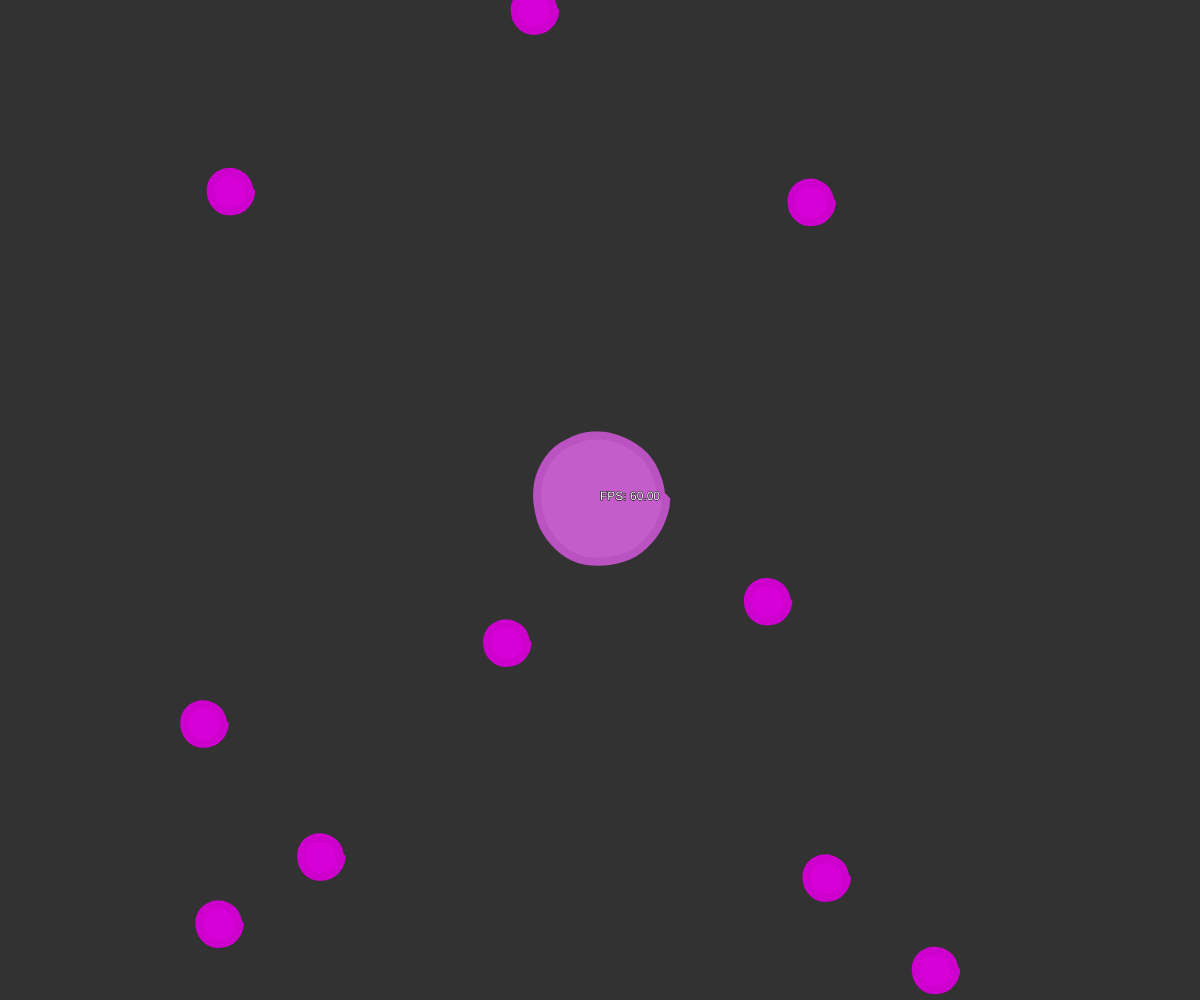
Frame 1 (no input)
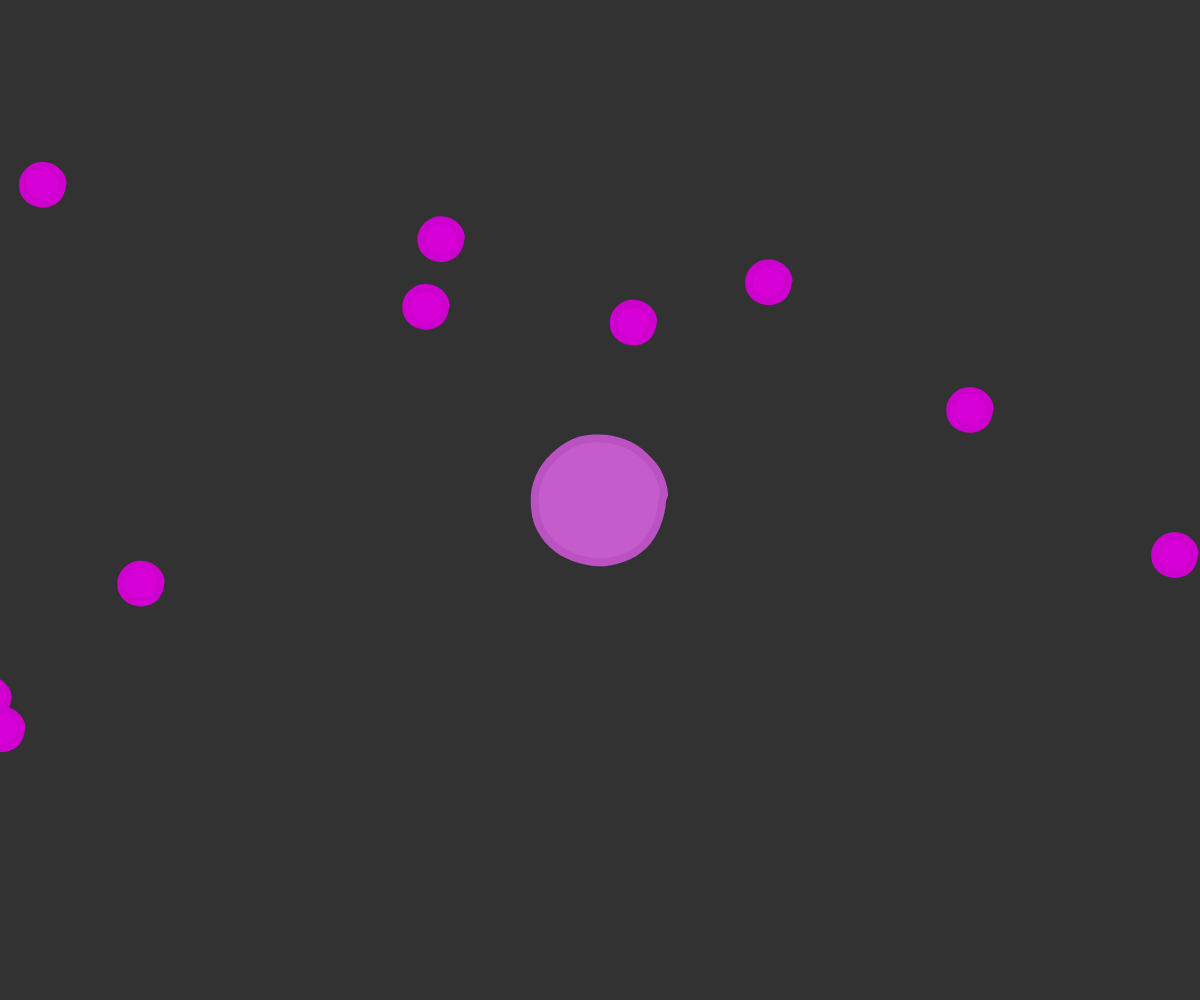
Frame 60 (no input)
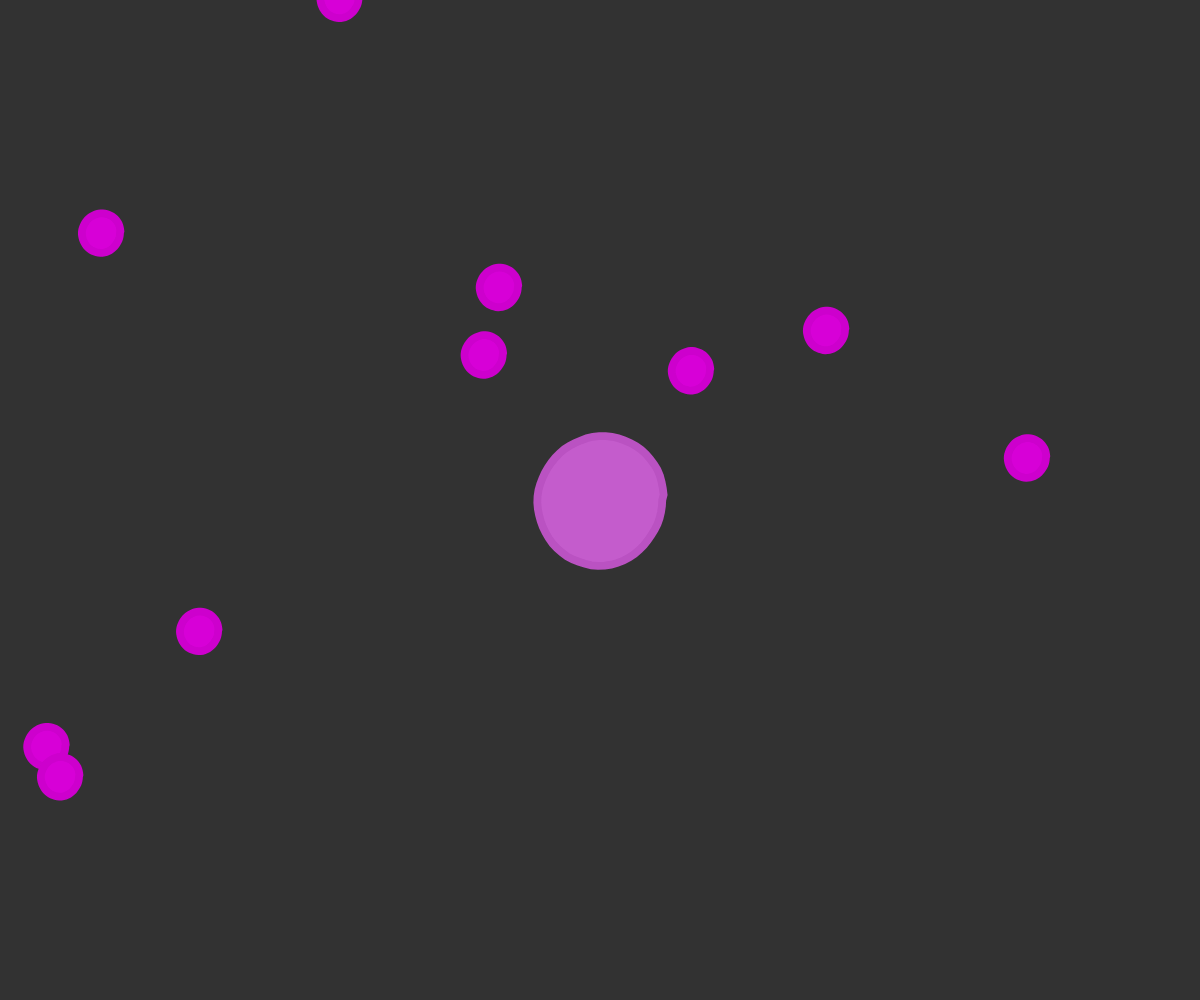
Frame 120 (the mouse pressed at the canvas centre since frame 60)

The p5.js sketch that drew these frames (run headless with seeded random() and noise() and a simulated clock; from frame 60 on, the mouse is pressed at the canvas centre):

// p5.js sketch
// ── sketch.js
var playerCell;
var cells = [];
var zoom = 1;

function setup() {
    createCanvas(window.innerWidth, window.innerHeight);
    playerCell = new Cell(64, 0, 0);

    for( var i = 0; i < 500; i++ ){
        cells.push( new Cell( 20, random( -width*4, width*4 ), random( -height*4, height*4 ), 215,0,215 ) );
    }

}

function draw() {
    
    background(50);
    
    translate( width/2, height/2 );
    newZoom = 64 / playerCell.radius;
    zoom = lerp(zoom, newZoom, .1);
    scale( zoom );
    translate( -playerCell.pos.x, -playerCell.pos.y );


    
    cells.forEach(function( cell ){
        cell.show();
        if( playerCell.absorbs( cell ) )
        {
            cells.splice( cells.indexOf( cell ), 1 );
            cells.push( new Cell( 20, random( -width*4, width*4 ), random( -height*4, height*4 ), 0,215,215 ) );
            console.log( "Got me" );
        }
    });
    playerCell.show();
    playerCell.update();
    
}
// ── cell.js
function Cell( radius, x, y, red, green, blue ){
    this.pos = createVector( x, y );
    this.radius = radius;
    this.vel = createVector(0,0);
    red     = red   === undefined ? random(50, 255) : red;
    green   = green === undefined ? random(50, 255) : green;
    blue    = blue  === undefined ? random(50, 255) : blue;
    this.color = color( red, green, blue );
    var yOff = 0;

    this.show = function(){
        //ellipse( this.pos.x, this.pos.y, this.radius*2, this.radius*2 )
        push();
        fill( this.color );
        var borderColor = this.color + 50;
        stroke( red-10, green-10, blue-10 );
        strokeWeight(8);
        translate( this.pos.x, this.pos.y );
        beginShape();
        var xOff = 0;
        for( var i = 0; i < TWO_PI; i += .1 )
        {
            var offset = map( noise(xOff + yOff), 0, 1, -this.radius/10, this.radius/10 )
            var r = this.radius + offset;
            var x = r * cos(i);
            var y = r * sin(i);
            vertex( x, y )
            xOff += 0.05;
        }
        endShape(CLOSE);
        smooth();
        pop();
        var fps = frameRate();
        fill(255);
        stroke(0);
        text("FPS: " + fps.toFixed(2), 0, 0);
        yOff += 0.01;
    }

    this.update = function(){
        var newVel = createVector( mouseX-width/2, mouseY-height/2 );
        newVel.setMag(newVel.mag())
        if( newVel.mag() > 1000 / this.radius ) newVel.setMag( 1000 / this.radius );
        if( newVel.mag() < 1 ) newVel.setMag( 1 );
        this.vel.lerp( newVel, 0.2 );
        this.pos.add( this.vel );
    }

    this.absorbs = function( otherCell ){
        var d = p5.Vector.dist(this.pos, otherCell.pos);
        if( d < this.radius - otherCell.radius )
        {
            var newCellMass = PI * this.radius * this.radius + (PI * otherCell.radius * otherCell.radius)*.5;
            this.radius = sqrt( newCellMass / PI );
            return true;
        }
        return false;
    }

    this.setPosition = function( x, y )
    {
        this.pos.x = x;
        this.pos.y = y;
    }
}
